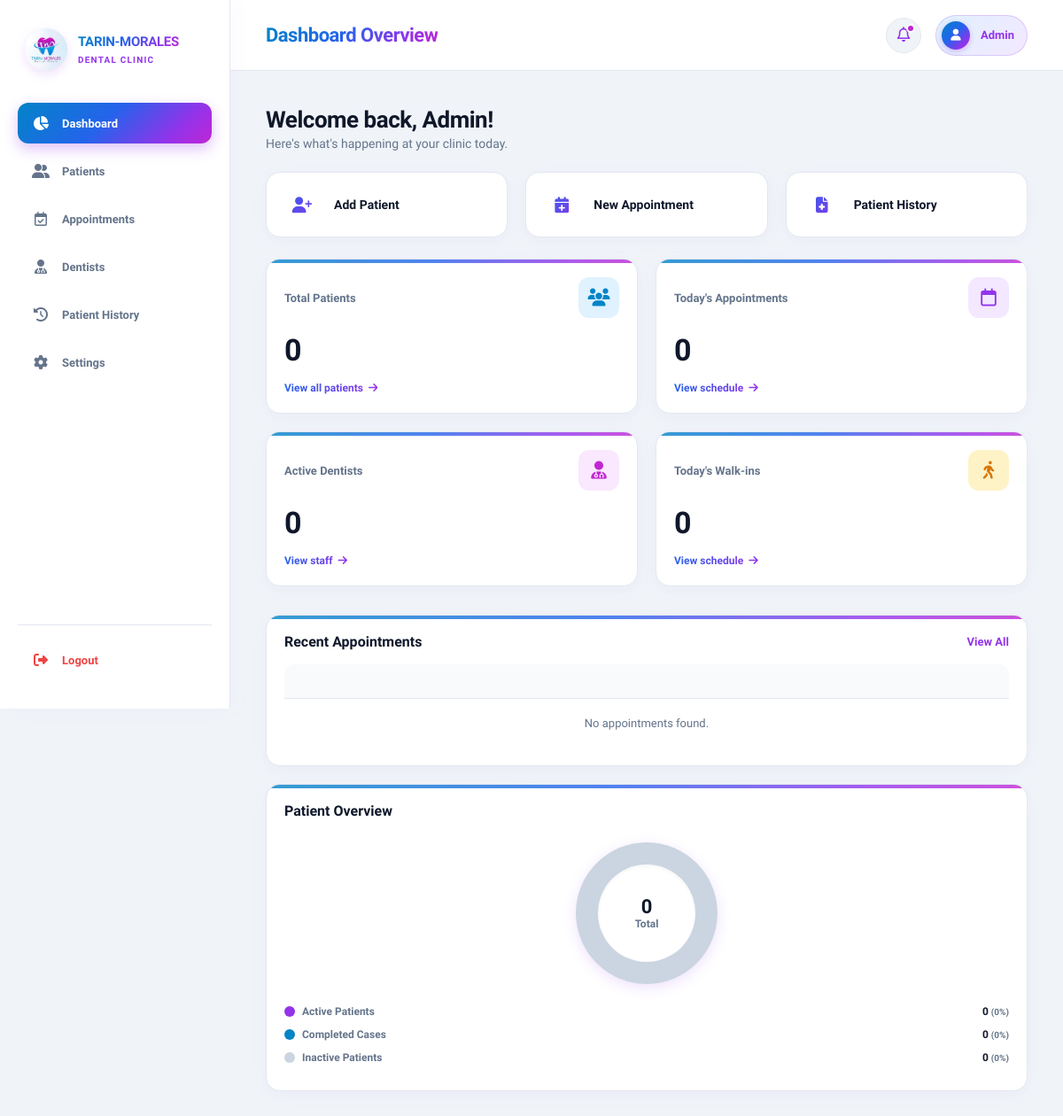
/admin/dashboard/dashboard.php, run on an earlier commit of the app's database.
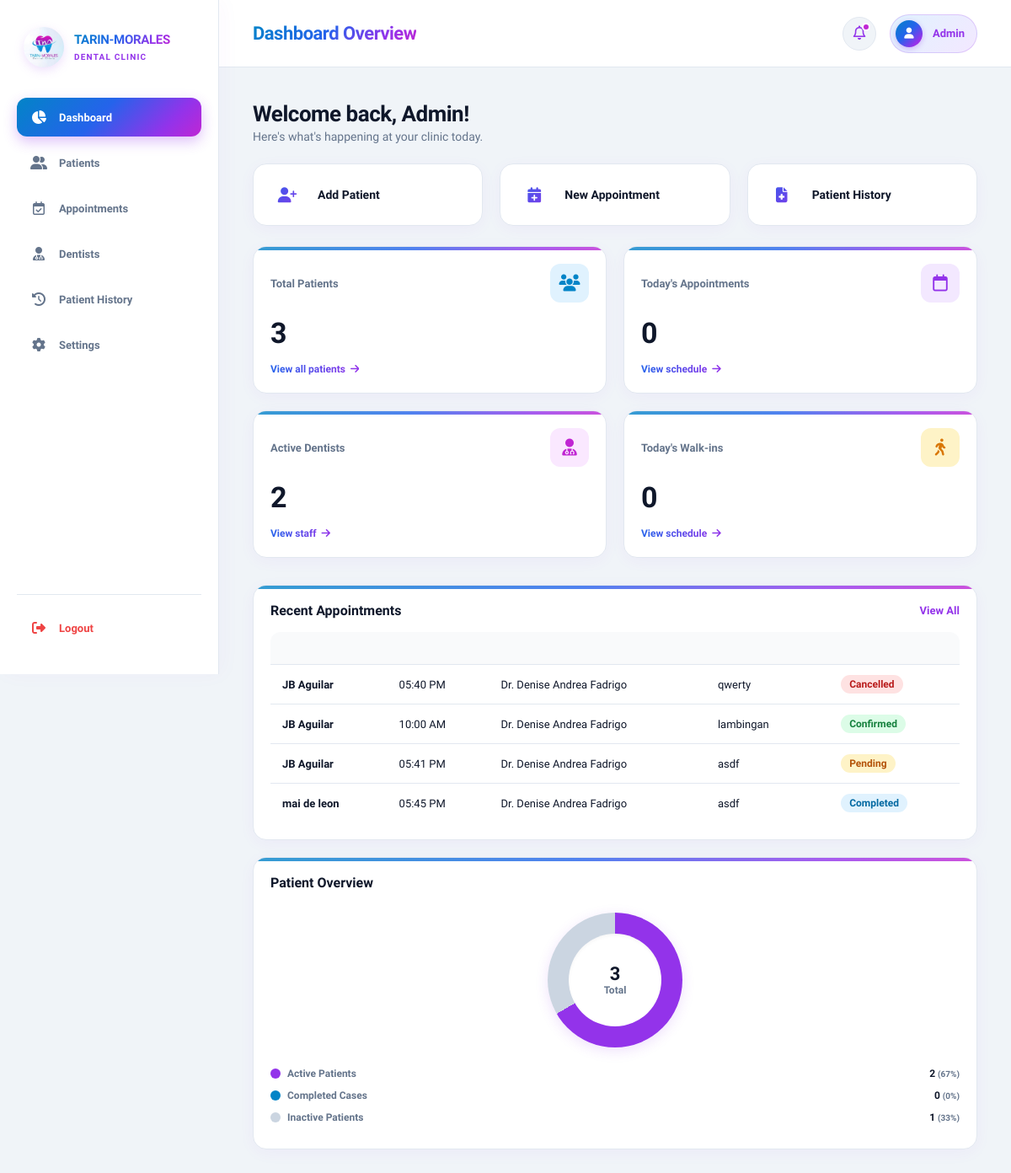
And on a later commit of the database.
### tables this page shows
CREATE TABLE `tbl_appointments` (
  `appointment_id` int(11) NOT NULL,
  `patient_id` int(11) NOT NULL,
  `dentist_id` int(11) NOT NULL,
  `admin_id` int(11) NOT NULL,
  `appointment_date` date NOT NULL,
  `appointment_time` time NOT NULL,
  `procedure_name` varchar(150) NOT NULL,
  `reason` text DEFAULT NULL,
  `status` enum('pending','confirmed','for_dentist','in_progress','completed','cancelled','no_show') DEFAULT 'pending',
  `created_at` datetime DEFAULT current_timestamp(),
  `updated_at` datetime DEFAULT current_timestamp() ON UPDATE current_timestamp()
);

### admin/db.php (called while the page is built, shortened)
<?php
$admin_name = $_SESSION['full_name'] ?? "Admin";
?>

### admin/dashboard/dashboard.php (the view, shortened to what the changed rows need)
<?php
include __DIR__ . '/includes/header.php';
$admin_display_name = $_SESSION['admin_name'] ?? $admin_name ?? 'Admin';
$total_patients            = 0;
$active_dentists           = 0;
$active_patients           = 0;
$completed_cases           = 0;
$appointments  = [];
try {
    $statsStmt = $pdo->query("
        SELECT
            (SELECT COUNT(*) FROM tbl_patients) AS total_patients,
            (SELECT COUNT(*) FROM tbl_appointments WHERE appointment_date = CURDATE()) AS todays_appointments,
            (SELECT COUNT(*) FROM tbl_dentists WHERE LOWER(status) = 'active') AS active_dentists,
            (SELECT COUNT(*) FROM tbl_appointments WHERE appointment_date = CURDATE() AND LOWER(reason) LIKE '%walk-in%') AS todays_walkins,
            (SELECT COUNT(DISTINCT patient_id) FROM tbl_appointments WHERE appointment_date >= DATE_SUB(CURDATE(), INTERVAL 1 YEAR)) AS active_patients,
            (SELECT COUNT(DISTINCT patient_id) FROM tbl_dental_records) AS completed_cases
    ");
    $stats = $statsStmt->fetch(PDO::FETCH_ASSOC);
    if ($stats) {
        $total_patients            = (int) ($stats['total_patients'] ?? 0);
        $active_dentists           = (int) ($stats['active_dentists'] ?? 0);
        $active_patients           = (int) ($stats['active_patients'] ?? 0);
        $completed_cases           = (int) ($stats['completed_cases'] ?? 0);
    }
    $stmtApp = $pdo->query("
        SELECT
            CONCAT(p.first_name, ' ', p.last_name) AS patient,
            TIME_FORMAT(a.appointment_time, '%h:%i %p') AS time,
            CASE
                WHEN d.last_name IS NOT NULL AND d.last_name != '' THEN CONCAT('Dr. ', d.first_name, ' ', d.last_name)
                ELSE 'Unassigned'
            END AS dentist,
            a.procedure_name AS procedure_title,
            a.status
        FROM tbl_appointments a
        LEFT JOIN tbl_patients p ON a.patient_id = p.patient_id
        LEFT JOIN tbl_dentists d ON a.dentist_id = d.dentist_id
        ORDER BY a.appointment_date DESC, a.appointment_time ASC
        LIMIT 5
    ");
    $appointments = $stmtApp->fetchAll(PDO::FETCH_ASSOC);
} catch (PDOException $e) {
    error_log("Database Error (Dashboard): " . $e->getMessage());
    $error_message = "Unable to load dashboard metrics. Please try refreshing the page.";
}
$inactive_patients = max(0, $total_patients - $active_patients);
$total_overview    = $total_patients;
?>
<div class="welcome">
  <h2>Welcome back, <?php echo htmlspecialchars($admin_display_name, ENT_QUOTES, 'UTF-8'); ?>!</h2>
</div>
<div class="stats">
  <div class="card">
    <div class="stat-card-header">
      <span class="title">Total Patients</span>
      <div class="stat-icon cyan"><i class="fa-solid fa-users"></i></div>
    </div>
    <div class="num"><?php echo $total_patients; ?></div>
    <a class="link" href="patients.php">View all patients <i class="fa-solid fa-arrow-right"></i></a>
  </div>
  <div class="card">
    <div class="stat-card-header">
      <span class="title">Active Dentists</span>
      <div class="stat-icon magenta"><i class="fa-solid fa-user-doctor"></i></div>
    </div>
    <div class="num"><?php echo $active_dentists; ?></div>
    <a class="link" href="dentists.php">View staff <i class="fa-solid fa-arrow-right"></i></a>
  </div>
</div>
<div class="grid">
  <div class="card">
    <div class="table-container">
      <table>
        <thead>
          <tr>
            <th>Patient</th>
            <th>Time</th>
            <th>Dentist</th>
            <th>Procedure</th>
            <th>Status</th>
          </tr>
        </thead>
        <tbody>
          <?php if (!empty($appointments)): ?>
            <?php foreach ($appointments as $app): ?>
              <tr>
                <td class="patient-cell"><?php echo htmlspecialchars($app['patient'] ?? 'Unknown Patient', ENT_QUOTES, 'UTF-8'); ?></td>
                <td><?php echo htmlspecialchars($app['time'] ?? 'N/A', ENT_QUOTES, 'UTF-8'); ?></td>
                <td><?php echo htmlspecialchars($app['dentist'] ?? 'Unassigned', ENT_QUOTES, 'UTF-8'); ?></td>
                <td><?php echo htmlspecialchars($app['procedure_title'] ?? 'N/A', ENT_QUOTES, 'UTF-8'); ?></td>
                <td>
                  <?php $status_class = strtolower($app['status'] ?? 'pending'); ?>
                  <span class="status <?php echo htmlspecialchars($status_class, ENT_QUOTES, 'UTF-8'); ?>">
                    <?php echo htmlspecialchars(ucfirst(str_replace('_', ' ', $app['status'] ?? 'Pending')), ENT_QUOTES, 'UTF-8'); ?>
                  </span>
                </td>
              </tr>
            <?php endforeach; ?>
          <?php else: ?>
            <tr>
              <td colspan="5" style="text-align: center; color: var(--text-muted); padding: 20px;">No appointments found.</td>
            </tr>
          <?php endif; ?>
        </tbody>
      </table>
    </div>
  </div>
  <div class="card">
    <div class="overview">
      <div class="donut">
        <div class="donut-label">
          <?php echo $total_overview; ?>
          <span>Total</span>
        </div>
      </div>
      <div class="legend">
        <div class="legend-item">
          <div class="legend-info">
            <span class="dot active"></span>
            <span>Active Patients</span>
          </div>
          <b>
            <?php echo $active_patients; ?>
            <small style="color: var(--text-muted); font-weight: 600;">
              (<?php echo $total_overview > 0 ? round(($active_patients / $total_overview) * 100) : 0; ?>%)
            </small>
          </b>
        </div>
        <div class="legend-item">
          <b>
            <?php echo $completed_cases; ?>
            <small style="color: var(--text-muted); font-weight: 600;">
              (<?php echo $total_overview > 0 ? round(($completed_cases / $total_overview) * 100) : 0; ?>%)
            </small>
          </b>
        </div>
        <div class="legend-item">
          <div class="legend-info">
            <span class="dot inactive"></span>
            <span>Inactive Patients</span>
          </div>
          <b>
            <?php echo $inactive_patients; ?>
            <small style="color: var(--text-muted); font-weight: 600;">
              (<?php echo $total_overview > 0 ? round(($inactive_patients / $total_overview) * 100) : 0; ?>%)
            </small>
          </b>
        </div>
      </div>
    </div>
  </div>
</div>
<?php include __DIR__ . '/includes/footer.php'; ?>

What changed in the data, as far as the page shows it:
added tbl_appointments: patient "JB Aguilar", time "05:40 PM", dentist "Dr. Denise Andrea Fadrigo", procedure_name "qwerty", status "Cancelled"
added tbl_appointments: patient "JB Aguilar", time "10:00 AM", dentist "Dr. Denise Andrea Fadrigo", procedure_name "lambingan", status "Confirmed"
added tbl_appointments: patient "JB Aguilar", time "05:41 PM", dentist "Dr. Denise Andrea Fadrigo", procedure_name "asdf", status "Pending"
added tbl_appointments: patient "mai de leon", time "05:45 PM", dentist "Dr. Denise Andrea Fadrigo", procedure_name "asdf", status "Completed"
Also different on the page:
$total_patients: "0" → "3"
$active_dentists: "0" → "2"
$total_overview: "0" → "3"
$active_patients: "0" → "2"
$inactive_patients: "0" → "1"
text no longer shown: "No appointments found."
text now shown: "67 33"
